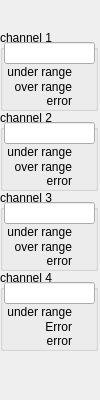
<?xml version="1.0" encoding="UTF-8"?>
<ui version="4.0">
 <class>Form</class>
 <widget class="QWidget" name="Form">
  <property name="geometry">
   <rect>
    <x>0</x>
    <y>0</y>
    <width>100</width>
    <height>400</height>
   </rect>
  </property>
  <property name="windowTitle">
   <string>Form</string>
  </property>
  <widget class="caInclude" name="cainclude">
   <property name="geometry">
    <rect>
     <x>0</x>
     <y>0</y>
     <width>102</width>
     <height>402</height>
    </rect>
   </property>
   <property name="toolTip">
    <string>&lt;html&gt;&lt;head/&gt;&lt;body&gt;&lt;p&gt;OPERATIONAL status of the slave&lt;/p&gt;&lt;/body&gt;&lt;/html&gt;</string>
   </property>
   <property name="macro">
    <string>IOC=$(IOC),MasterID=$(MasterID),SlaveID=$(SlaveID)</string>
   </property>
   <property name="filename" stdset="0">
    <string notr="true">ecmcE_slave_frame_S.ui</string>
   </property>
  </widget>
  <widget class="QGroupBox" name="groupBox_5">
   <property name="geometry">
    <rect>
     <x>0</x>
     <y>110</y>
     <width>98</width>
     <height>81</height>
    </rect>
   </property>
   <property name="autoFillBackground">
    <bool>false</bool>
   </property>
   <property name="title">
    <string>channel 2</string>
   </property>
   <property name="flat">
    <bool>true</bool>
   </property>
   <widget class="caFrame" name="caframe_6">
    <property name="geometry">
     <rect>
      <x>2</x>
      <y>10</y>
      <width>95</width>
      <height>70</height>
     </rect>
    </property>
    <property name="macro">
     <string notr="true">CH=2,IOC=$(IOC),MasterID=$(MasterID),SlaveID=$(SlaveID),HWType=$(HWType)</string>
    </property>
    <layout class="QGridLayout" name="gridLayout_11">
     <property name="margin">
      <number>2</number>
     </property>
     <property name="spacing">
      <number>2</number>
     </property>
     <item row="0" column="0">
      <layout class="QHBoxLayout" name="horizontalLayout_5" stretch="3">
       <item>
        <widget class="caLineEdit" name="calineedit_9">
         <property name="alignment">
          <set>Qt::AlignRight|Qt::AlignTrailing|Qt::AlignVCenter</set>
         </property>
         <property name="channel" stdset="0">
          <string notr="true">$(IOC):m$(MasterID)s$(SlaveID)-AI0$(CH)</string>
         </property>
         <property name="background">
          <color alpha="0">
           <red>160</red>
           <green>160</green>
           <blue>164</blue>
          </color>
         </property>
         <property name="colorMode">
          <enum>caLineEdit::Static</enum>
         </property>
         <property name="precisionMode">
          <enum>caLineEdit::Channel</enum>
         </property>
         <property name="unitsEnabled">
          <bool>true</bool>
         </property>
        </widget>
       </item>
      </layout>
     </item>
     <item row="1" column="0">
      <layout class="QGridLayout" name="gridLayout_5" columnstretch="10,3">
       <property name="spacing">
        <number>2</number>
       </property>
       <item row="1" column="0">
        <widget class="caLabel" name="calabel_16">
         <property name="toolTip">
          <string/>
         </property>
         <property name="text">
          <string>over range</string>
         </property>
         <property name="textFormat">
          <enum>Qt::PlainText</enum>
         </property>
         <property name="alignment">
          <set>Qt::AlignBottom|Qt::AlignRight|Qt::AlignTrailing</set>
         </property>
        </widget>
       </item>
       <item row="0" column="1">
        <widget class="caLed" name="caled_15">
         <property name="toolTip">
          <string>&lt;html&gt;&lt;head/&gt;&lt;body&gt;&lt;p&gt;E-Bus Power Status&lt;/p&gt;&lt;/body&gt;&lt;/html&gt;</string>
         </property>
         <property name="rectangular">
          <bool>true</bool>
         </property>
         <property name="gradientEnabled">
          <bool>false</bool>
         </property>
         <property name="ledWidth">
          <number>16</number>
         </property>
         <property name="ledHeight">
          <number>16</number>
         </property>
         <property name="channel" stdset="0">
          <string notr="true">$(IOC):m$(MasterID)s$(SlaveID)-AI0$(CH)-UndrLimAlrm</string>
         </property>
         <property name="colorMode">
          <enum>caLed::Static</enum>
         </property>
         <property name="falseColor">
          <color>
           <red>170</red>
           <green>0</green>
           <blue>0</blue>
          </color>
         </property>
         <property name="trueColor">
          <color>
           <red>0</red>
           <green>85</green>
           <blue>0</blue>
          </color>
         </property>
         <property name="trueValue">
          <string notr="true">0</string>
         </property>
         <property name="falseValue">
          <string notr="true">1</string>
         </property>
        </widget>
       </item>
       <item row="2" column="1">
        <widget class="caLed" name="caled_16">
         <property name="toolTip">
          <string/>
         </property>
         <property name="rectangular">
          <bool>true</bool>
         </property>
         <property name="gradientEnabled">
          <bool>false</bool>
         </property>
         <property name="ledWidth">
          <number>16</number>
         </property>
         <property name="ledHeight">
          <number>16</number>
         </property>
         <property name="channel" stdset="0">
          <string notr="true">$(IOC):m$(MasterID)s$(SlaveID)-AI0$(CH)-ErrAlrm</string>
         </property>
         <property name="colorMode">
          <enum>caLed::Static</enum>
         </property>
         <property name="falseColor">
          <color>
           <red>170</red>
           <green>0</green>
           <blue>0</blue>
          </color>
         </property>
         <property name="trueColor">
          <color>
           <red>0</red>
           <green>85</green>
           <blue>0</blue>
          </color>
         </property>
         <property name="trueValue">
          <string notr="true">0</string>
         </property>
         <property name="falseValue">
          <string notr="true">1</string>
         </property>
        </widget>
       </item>
       <item row="2" column="0">
        <widget class="caLabel" name="calabel_17">
         <property name="toolTip">
          <string/>
         </property>
         <property name="text">
          <string>error</string>
         </property>
         <property name="textFormat">
          <enum>Qt::PlainText</enum>
         </property>
         <property name="alignment">
          <set>Qt::AlignBottom|Qt::AlignRight|Qt::AlignTrailing</set>
         </property>
        </widget>
       </item>
       <item row="0" column="0">
        <widget class="caLabel" name="calabel_18">
         <property name="toolTip">
          <string/>
         </property>
         <property name="text">
          <string>under range</string>
         </property>
         <property name="textFormat">
          <enum>Qt::PlainText</enum>
         </property>
         <property name="alignment">
          <set>Qt::AlignBottom|Qt::AlignRight|Qt::AlignTrailing</set>
         </property>
        </widget>
       </item>
       <item row="1" column="1">
        <widget class="caLed" name="caled_17">
         <property name="toolTip">
          <string/>
         </property>
         <property name="rectangular">
          <bool>true</bool>
         </property>
         <property name="gradientEnabled">
          <bool>false</bool>
         </property>
         <property name="ledWidth">
          <number>16</number>
         </property>
         <property name="ledHeight">
          <number>16</number>
         </property>
         <property name="channel" stdset="0">
          <string notr="true">$(IOC):m$(MasterID)s$(SlaveID)-AI0$(CH)-OvrLimAlrm</string>
         </property>
         <property name="colorMode">
          <enum>caLed::Static</enum>
         </property>
         <property name="falseColor">
          <color>
           <red>170</red>
           <green>0</green>
           <blue>0</blue>
          </color>
         </property>
         <property name="trueColor">
          <color>
           <red>0</red>
           <green>85</green>
           <blue>0</blue>
          </color>
         </property>
         <property name="trueValue">
          <string notr="true">0</string>
         </property>
         <property name="falseValue">
          <string notr="true">1</string>
         </property>
        </widget>
       </item>
      </layout>
     </item>
    </layout>
   </widget>
  </widget>
  <widget class="QGroupBox" name="groupBox_3">
   <property name="geometry">
    <rect>
     <x>0</x>
     <y>30</y>
     <width>98</width>
     <height>81</height>
    </rect>
   </property>
   <property name="autoFillBackground">
    <bool>false</bool>
   </property>
   <property name="title">
    <string>channel 1</string>
   </property>
   <property name="flat">
    <bool>true</bool>
   </property>
   <widget class="caFrame" name="caframe_4">
    <property name="geometry">
     <rect>
      <x>2</x>
      <y>10</y>
      <width>95</width>
      <height>70</height>
     </rect>
    </property>
    <property name="macro">
     <string notr="true">CH=1,IOC=$(IOC),MasterID=$(MasterID),SlaveID=$(SlaveID),HWType=$(HWType)</string>
    </property>
    <layout class="QGridLayout" name="gridLayout_9">
     <property name="margin">
      <number>2</number>
     </property>
     <property name="spacing">
      <number>2</number>
     </property>
     <item row="0" column="0">
      <layout class="QHBoxLayout" name="horizontalLayout_3" stretch="3">
       <item>
        <widget class="caLineEdit" name="calineedit_5">
         <property name="alignment">
          <set>Qt::AlignRight|Qt::AlignTrailing|Qt::AlignVCenter</set>
         </property>
         <property name="channel" stdset="0">
          <string notr="true">$(IOC):m$(MasterID)s$(SlaveID)-AI0$(CH)</string>
         </property>
         <property name="background">
          <color alpha="0">
           <red>160</red>
           <green>160</green>
           <blue>164</blue>
          </color>
         </property>
         <property name="colorMode">
          <enum>caLineEdit::Static</enum>
         </property>
         <property name="precisionMode">
          <enum>caLineEdit::Channel</enum>
         </property>
         <property name="unitsEnabled">
          <bool>true</bool>
         </property>
        </widget>
       </item>
      </layout>
     </item>
     <item row="1" column="0">
      <layout class="QGridLayout" name="gridLayout_3" columnstretch="10,3">
       <property name="spacing">
        <number>2</number>
       </property>
       <item row="1" column="0">
        <widget class="caLabel" name="calabel_10">
         <property name="toolTip">
          <string/>
         </property>
         <property name="text">
          <string>over range</string>
         </property>
         <property name="textFormat">
          <enum>Qt::PlainText</enum>
         </property>
         <property name="alignment">
          <set>Qt::AlignBottom|Qt::AlignRight|Qt::AlignTrailing</set>
         </property>
        </widget>
       </item>
       <item row="0" column="1">
        <widget class="caLed" name="caled_9">
         <property name="toolTip">
          <string>&lt;html&gt;&lt;head/&gt;&lt;body&gt;&lt;p&gt;E-Bus Power Status&lt;/p&gt;&lt;/body&gt;&lt;/html&gt;</string>
         </property>
         <property name="rectangular">
          <bool>true</bool>
         </property>
         <property name="gradientEnabled">
          <bool>false</bool>
         </property>
         <property name="ledWidth">
          <number>16</number>
         </property>
         <property name="ledHeight">
          <number>16</number>
         </property>
         <property name="channel" stdset="0">
          <string notr="true">$(IOC):m$(MasterID)s$(SlaveID)-AI0$(CH)-UndrLimAlrm</string>
         </property>
         <property name="colorMode">
          <enum>caLed::Static</enum>
         </property>
         <property name="falseColor">
          <color>
           <red>170</red>
           <green>0</green>
           <blue>0</blue>
          </color>
         </property>
         <property name="trueColor">
          <color>
           <red>0</red>
           <green>85</green>
           <blue>0</blue>
          </color>
         </property>
         <property name="trueValue">
          <string notr="true">0</string>
         </property>
         <property name="falseValue">
          <string notr="true">1</string>
         </property>
        </widget>
       </item>
       <item row="2" column="1">
        <widget class="caLed" name="caled_10">
         <property name="toolTip">
          <string/>
         </property>
         <property name="rectangular">
          <bool>true</bool>
         </property>
         <property name="gradientEnabled">
          <bool>false</bool>
         </property>
         <property name="ledWidth">
          <number>16</number>
         </property>
         <property name="ledHeight">
          <number>16</number>
         </property>
         <property name="channel" stdset="0">
          <string notr="true">$(IOC):m$(MasterID)s$(SlaveID)-AI0$(CH)-ErrAlrm</string>
         </property>
         <property name="colorMode">
          <enum>caLed::Static</enum>
         </property>
         <property name="falseColor">
          <color>
           <red>170</red>
           <green>0</green>
           <blue>0</blue>
          </color>
         </property>
         <property name="trueColor">
          <color>
           <red>0</red>
           <green>85</green>
           <blue>0</blue>
          </color>
         </property>
         <property name="trueValue">
          <string notr="true">0</string>
         </property>
         <property name="falseValue">
          <string notr="true">1</string>
         </property>
        </widget>
       </item>
       <item row="2" column="0">
        <widget class="caLabel" name="calabel_11">
         <property name="toolTip">
          <string/>
         </property>
         <property name="text">
          <string>error</string>
         </property>
         <property name="textFormat">
          <enum>Qt::PlainText</enum>
         </property>
         <property name="alignment">
          <set>Qt::AlignBottom|Qt::AlignRight|Qt::AlignTrailing</set>
         </property>
        </widget>
       </item>
       <item row="0" column="0">
        <widget class="caLabel" name="calabel_12">
         <property name="toolTip">
          <string/>
         </property>
         <property name="text">
          <string>under range</string>
         </property>
         <property name="textFormat">
          <enum>Qt::PlainText</enum>
         </property>
         <property name="alignment">
          <set>Qt::AlignBottom|Qt::AlignRight|Qt::AlignTrailing</set>
         </property>
        </widget>
       </item>
       <item row="1" column="1">
        <widget class="caLed" name="caled_11">
         <property name="toolTip">
          <string/>
         </property>
         <property name="rectangular">
          <bool>true</bool>
         </property>
         <property name="gradientEnabled">
          <bool>false</bool>
         </property>
         <property name="ledWidth">
          <number>16</number>
         </property>
         <property name="ledHeight">
          <number>16</number>
         </property>
         <property name="channel" stdset="0">
          <string notr="true">$(IOC):m$(MasterID)s$(SlaveID)-AI0$(CH)-OvrLimAlrm</string>
         </property>
         <property name="colorMode">
          <enum>caLed::Static</enum>
         </property>
         <property name="falseColor">
          <color>
           <red>170</red>
           <green>0</green>
           <blue>0</blue>
          </color>
         </property>
         <property name="trueColor">
          <color>
           <red>0</red>
           <green>85</green>
           <blue>0</blue>
          </color>
         </property>
         <property name="trueValue">
          <string notr="true">0</string>
         </property>
         <property name="falseValue">
          <string notr="true">1</string>
         </property>
        </widget>
       </item>
      </layout>
     </item>
    </layout>
   </widget>
  </widget>
  <widget class="QGroupBox" name="groupBox_6">
   <property name="geometry">
    <rect>
     <x>0</x>
     <y>190</y>
     <width>98</width>
     <height>81</height>
    </rect>
   </property>
   <property name="autoFillBackground">
    <bool>false</bool>
   </property>
   <property name="title">
    <string>channel 3</string>
   </property>
   <property name="flat">
    <bool>true</bool>
   </property>
   <widget class="caFrame" name="caframe_7">
    <property name="geometry">
     <rect>
      <x>2</x>
      <y>10</y>
      <width>95</width>
      <height>70</height>
     </rect>
    </property>
    <property name="macro">
     <string notr="true">CH=3,IOC=$(IOC),MasterID=$(MasterID),SlaveID=$(SlaveID),HWType=$(HWType)</string>
    </property>
    <layout class="QGridLayout" name="gridLayout_12">
     <property name="margin">
      <number>2</number>
     </property>
     <property name="spacing">
      <number>2</number>
     </property>
     <item row="0" column="0">
      <layout class="QHBoxLayout" name="horizontalLayout_6" stretch="3">
       <item>
        <widget class="caLineEdit" name="calineedit_11">
         <property name="alignment">
          <set>Qt::AlignRight|Qt::AlignTrailing|Qt::AlignVCenter</set>
         </property>
         <property name="channel" stdset="0">
          <string notr="true">$(IOC):m$(MasterID)s$(SlaveID)-AI0$(CH)</string>
         </property>
         <property name="background">
          <color alpha="0">
           <red>160</red>
           <green>160</green>
           <blue>164</blue>
          </color>
         </property>
         <property name="colorMode">
          <enum>caLineEdit::Static</enum>
         </property>
         <property name="precisionMode">
          <enum>caLineEdit::Channel</enum>
         </property>
         <property name="unitsEnabled">
          <bool>true</bool>
         </property>
        </widget>
       </item>
      </layout>
     </item>
     <item row="1" column="0">
      <layout class="QGridLayout" name="gridLayout_6" columnstretch="10,3">
       <property name="spacing">
        <number>2</number>
       </property>
       <item row="1" column="0">
        <widget class="caLabel" name="calabel_19">
         <property name="toolTip">
          <string/>
         </property>
         <property name="text">
          <string>over range</string>
         </property>
         <property name="textFormat">
          <enum>Qt::PlainText</enum>
         </property>
         <property name="alignment">
          <set>Qt::AlignBottom|Qt::AlignRight|Qt::AlignTrailing</set>
         </property>
        </widget>
       </item>
       <item row="0" column="1">
        <widget class="caLed" name="caled_18">
         <property name="toolTip">
          <string>&lt;html&gt;&lt;head/&gt;&lt;body&gt;&lt;p&gt;E-Bus Power Status&lt;/p&gt;&lt;/body&gt;&lt;/html&gt;</string>
         </property>
         <property name="rectangular">
          <bool>true</bool>
         </property>
         <property name="gradientEnabled">
          <bool>false</bool>
         </property>
         <property name="ledWidth">
          <number>16</number>
         </property>
         <property name="ledHeight">
          <number>16</number>
         </property>
         <property name="channel" stdset="0">
          <string notr="true">$(IOC):m$(MasterID)s$(SlaveID)-AI0$(CH)-UndrLimAlrm</string>
         </property>
         <property name="colorMode">
          <enum>caLed::Static</enum>
         </property>
         <property name="falseColor">
          <color>
           <red>170</red>
           <green>0</green>
           <blue>0</blue>
          </color>
         </property>
         <property name="trueColor">
          <color>
           <red>0</red>
           <green>85</green>
           <blue>0</blue>
          </color>
         </property>
         <property name="trueValue">
          <string notr="true">0</string>
         </property>
         <property name="falseValue">
          <string notr="true">1</string>
         </property>
        </widget>
       </item>
       <item row="2" column="1">
        <widget class="caLed" name="caled_19">
         <property name="toolTip">
          <string/>
         </property>
         <property name="rectangular">
          <bool>true</bool>
         </property>
         <property name="gradientEnabled">
          <bool>false</bool>
         </property>
         <property name="ledWidth">
          <number>16</number>
         </property>
         <property name="ledHeight">
          <number>16</number>
         </property>
         <property name="channel" stdset="0">
          <string notr="true">$(IOC):m$(MasterID)s$(SlaveID)-AI0$(CH)-ErrAlrm</string>
         </property>
         <property name="colorMode">
          <enum>caLed::Static</enum>
         </property>
         <property name="falseColor">
          <color>
           <red>170</red>
           <green>0</green>
           <blue>0</blue>
          </color>
         </property>
         <property name="trueColor">
          <color>
           <red>0</red>
           <green>85</green>
           <blue>0</blue>
          </color>
         </property>
         <property name="trueValue">
          <string notr="true">0</string>
         </property>
         <property name="falseValue">
          <string notr="true">1</string>
         </property>
        </widget>
       </item>
       <item row="2" column="0">
        <widget class="caLabel" name="calabel_20">
         <property name="toolTip">
          <string/>
         </property>
         <property name="text">
          <string>error</string>
         </property>
         <property name="textFormat">
          <enum>Qt::PlainText</enum>
         </property>
         <property name="alignment">
          <set>Qt::AlignBottom|Qt::AlignRight|Qt::AlignTrailing</set>
         </property>
        </widget>
       </item>
       <item row="0" column="0">
        <widget class="caLabel" name="calabel_21">
         <property name="toolTip">
          <string/>
         </property>
         <property name="text">
          <string>under range</string>
         </property>
         <property name="textFormat">
          <enum>Qt::PlainText</enum>
         </property>
         <property name="alignment">
          <set>Qt::AlignBottom|Qt::AlignRight|Qt::AlignTrailing</set>
         </property>
        </widget>
       </item>
       <item row="1" column="1">
        <widget class="caLed" name="caled_20">
         <property name="toolTip">
          <string/>
         </property>
         <property name="rectangular">
          <bool>true</bool>
         </property>
         <property name="gradientEnabled">
          <bool>false</bool>
         </property>
         <property name="ledWidth">
          <number>16</number>
         </property>
         <property name="ledHeight">
          <number>16</number>
         </property>
         <property name="channel" stdset="0">
          <string notr="true">$(IOC):m$(MasterID)s$(SlaveID)-AI0$(CH)-OvrLimAlrm</string>
         </property>
         <property name="colorMode">
          <enum>caLed::Static</enum>
         </property>
         <property name="falseColor">
          <color>
           <red>170</red>
           <green>0</green>
           <blue>0</blue>
          </color>
         </property>
         <property name="trueColor">
          <color>
           <red>0</red>
           <green>85</green>
           <blue>0</blue>
          </color>
         </property>
         <property name="trueValue">
          <string notr="true">0</string>
         </property>
         <property name="falseValue">
          <string notr="true">1</string>
         </property>
        </widget>
       </item>
      </layout>
     </item>
    </layout>
   </widget>
  </widget>
  <widget class="QGroupBox" name="groupBox_7">
   <property name="geometry">
    <rect>
     <x>0</x>
     <y>270</y>
     <width>98</width>
     <height>81</height>
    </rect>
   </property>
   <property name="autoFillBackground">
    <bool>false</bool>
   </property>
   <property name="title">
    <string>channel 4</string>
   </property>
   <property name="flat">
    <bool>true</bool>
   </property>
   <widget class="caFrame" name="caframe_8">
    <property name="geometry">
     <rect>
      <x>2</x>
      <y>10</y>
      <width>95</width>
      <height>70</height>
     </rect>
    </property>
    <property name="macro">
     <string notr="true">CH=4,IOC=$(IOC),MasterID=$(MasterID),SlaveID=$(SlaveID),HWType=$(HWType)</string>
    </property>
    <layout class="QGridLayout" name="gridLayout_13">
     <property name="margin">
      <number>2</number>
     </property>
     <property name="spacing">
      <number>2</number>
     </property>
     <item row="0" column="0">
      <layout class="QHBoxLayout" name="horizontalLayout_7" stretch="3">
       <item>
        <widget class="caLineEdit" name="calineedit_13">
         <property name="alignment">
          <set>Qt::AlignRight|Qt::AlignTrailing|Qt::AlignVCenter</set>
         </property>
         <property name="channel" stdset="0">
          <string notr="true">$(IOC):m$(MasterID)s$(SlaveID)-AI0$(CH)</string>
         </property>
         <property name="background">
          <color alpha="0">
           <red>160</red>
           <green>160</green>
           <blue>164</blue>
          </color>
         </property>
         <property name="colorMode">
          <enum>caLineEdit::Static</enum>
         </property>
         <property name="precisionMode">
          <enum>caLineEdit::Channel</enum>
         </property>
         <property name="unitsEnabled">
          <bool>true</bool>
         </property>
        </widget>
       </item>
      </layout>
     </item>
     <item row="1" column="0">
      <layout class="QGridLayout" name="gridLayout_7" columnstretch="10,3">
       <property name="spacing">
        <number>2</number>
       </property>
       <item row="1" column="0">
        <widget class="caLabel" name="calabel_22">
         <property name="toolTip">
          <string/>
         </property>
         <property name="text">
          <string>Error</string>
         </property>
         <property name="textFormat">
          <enum>Qt::PlainText</enum>
         </property>
         <property name="alignment">
          <set>Qt::AlignBottom|Qt::AlignRight|Qt::AlignTrailing</set>
         </property>
        </widget>
       </item>
       <item row="0" column="1">
        <widget class="caLed" name="caled_21">
         <property name="toolTip">
          <string>&lt;html&gt;&lt;head/&gt;&lt;body&gt;&lt;p&gt;E-Bus Power Status&lt;/p&gt;&lt;/body&gt;&lt;/html&gt;</string>
         </property>
         <property name="rectangular">
          <bool>true</bool>
         </property>
         <property name="gradientEnabled">
          <bool>false</bool>
         </property>
         <property name="ledWidth">
          <number>16</number>
         </property>
         <property name="ledHeight">
          <number>16</number>
         </property>
         <property name="channel" stdset="0">
          <string notr="true">$(IOC):m$(MasterID)s$(SlaveID)-AI0$(CH)-UndrLimAlrm</string>
         </property>
         <property name="colorMode">
          <enum>caLed::Static</enum>
         </property>
         <property name="falseColor">
          <color>
           <red>170</red>
           <green>0</green>
           <blue>0</blue>
          </color>
         </property>
         <property name="trueColor">
          <color>
           <red>0</red>
           <green>85</green>
           <blue>0</blue>
          </color>
         </property>
         <property name="trueValue">
          <string notr="true">0</string>
         </property>
         <property name="falseValue">
          <string notr="true">1</string>
         </property>
        </widget>
       </item>
       <item row="2" column="1">
        <widget class="caLed" name="caled_22">
         <property name="toolTip">
          <string/>
         </property>
         <property name="rectangular">
          <bool>true</bool>
         </property>
         <property name="gradientEnabled">
          <bool>false</bool>
         </property>
         <property name="ledWidth">
          <number>16</number>
         </property>
         <property name="ledHeight">
          <number>16</number>
         </property>
         <property name="channel" stdset="0">
          <string notr="true">$(IOC):m$(MasterID)s$(SlaveID)-AI0$(CH)-ErrAlrm</string>
         </property>
         <property name="colorMode">
          <enum>caLed::Static</enum>
         </property>
         <property name="falseColor">
          <color>
           <red>170</red>
           <green>0</green>
           <blue>0</blue>
          </color>
         </property>
         <property name="trueColor">
          <color>
           <red>0</red>
           <green>85</green>
           <blue>0</blue>
          </color>
         </property>
         <property name="trueValue">
          <string notr="true">0</string>
         </property>
         <property name="falseValue">
          <string notr="true">1</string>
         </property>
        </widget>
       </item>
       <item row="2" column="0">
        <widget class="caLabel" name="calabel_23">
         <property name="toolTip">
          <string/>
         </property>
         <property name="text">
          <string>error</string>
         </property>
         <property name="textFormat">
          <enum>Qt::PlainText</enum>
         </property>
         <property name="alignment">
          <set>Qt::AlignBottom|Qt::AlignRight|Qt::AlignTrailing</set>
         </property>
        </widget>
       </item>
       <item row="0" column="0">
        <widget class="caLabel" name="calabel_24">
         <property name="toolTip">
          <string/>
         </property>
         <property name="text">
          <string>under range</string>
         </property>
         <property name="textFormat">
          <enum>Qt::PlainText</enum>
         </property>
         <property name="alignment">
          <set>Qt::AlignBottom|Qt::AlignRight|Qt::AlignTrailing</set>
         </property>
        </widget>
       </item>
       <item row="1" column="1">
        <widget class="caLed" name="caled_23">
         <property name="toolTip">
          <string/>
         </property>
         <property name="rectangular">
          <bool>true</bool>
         </property>
         <property name="gradientEnabled">
          <bool>false</bool>
         </property>
         <property name="ledWidth">
          <number>16</number>
         </property>
         <property name="ledHeight">
          <number>16</number>
         </property>
         <property name="channel" stdset="0">
          <string notr="true">$(IOC):m$(MasterID)s$(SlaveID)-AI0$(CH)-OvrLimAlrm</string>
         </property>
         <property name="colorMode">
          <enum>caLed::Static</enum>
         </property>
         <property name="falseColor">
          <color>
           <red>170</red>
           <green>0</green>
           <blue>0</blue>
          </color>
         </property>
         <property name="trueColor">
          <color>
           <red>0</red>
           <green>85</green>
           <blue>0</blue>
          </color>
         </property>
         <property name="trueValue">
          <string notr="true">0</string>
         </property>
         <property name="falseValue">
          <string notr="true">1</string>
         </property>
        </widget>
       </item>
      </layout>
     </item>
    </layout>
   </widget>
  </widget>
 </widget>
 <customwidgets>
  <customwidget>
   <class>caFrame</class>
   <extends>QFrame</extends>
   <header>caFrame</header>
   <container>1</container>
  </customwidget>
  <customwidget>
   <class>caLabel</class>
   <extends>QLabel</extends>
   <header>caLabel</header>
  </customwidget>
  <customwidget>
   <class>caInclude</class>
   <extends>QWidget</extends>
   <header>caInclude</header>
  </customwidget>
  <customwidget>
   <class>caLed</class>
   <extends>QWidget</extends>
   <header>caLed</header>
  </customwidget>
  <customwidget>
   <class>caLineEdit</class>
   <extends>QLineEdit</extends>
   <header>caLineEdit</header>
  </customwidget>
 </customwidgets>
 <resources/>
 <connections/>
</ui>
